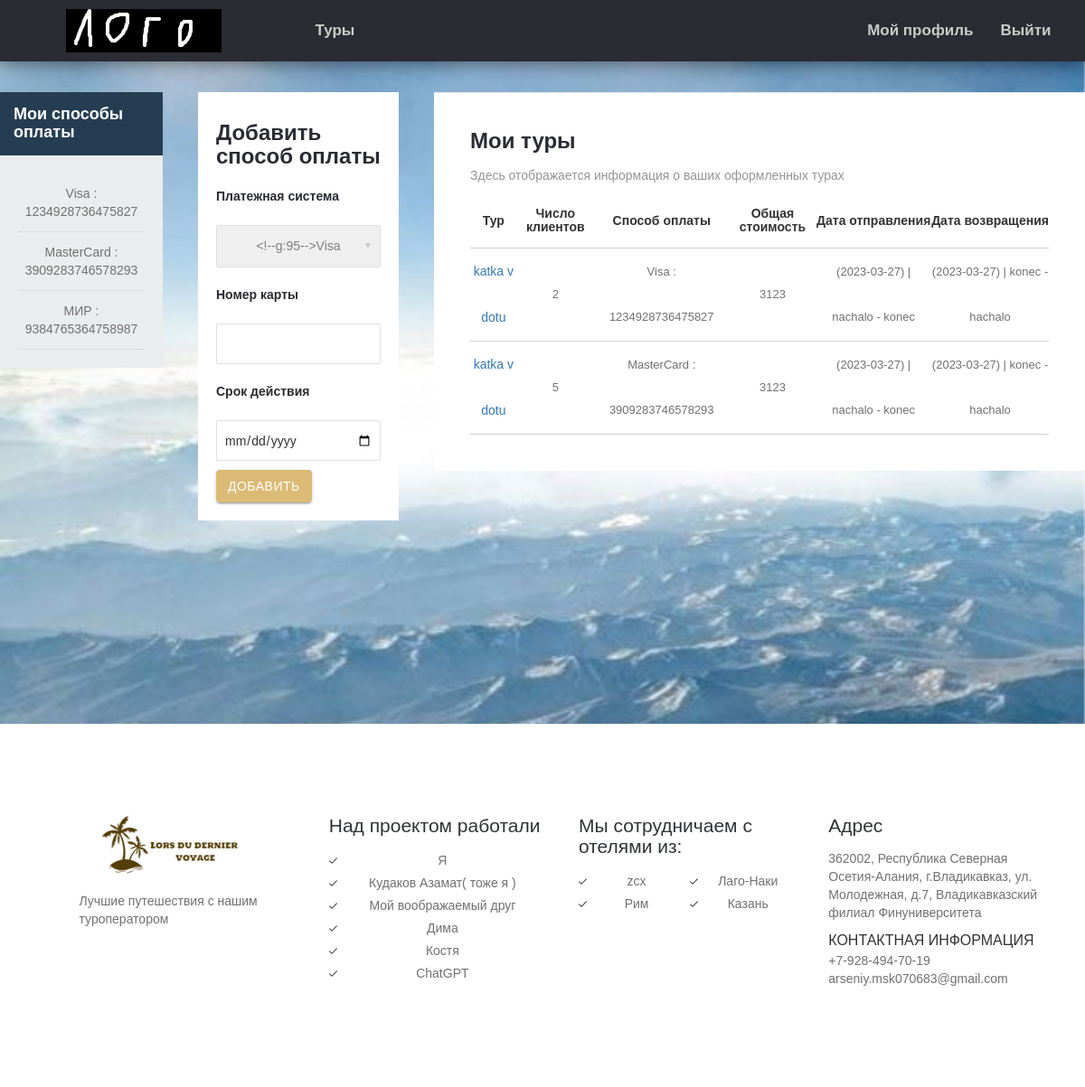
Screenshot of /profile/1 (signed in) with the database file from the repository.
### tours/models.py (models this page shows, shortened)
class Payment(models.Model):
    payment_system = models.CharField(max_length=30, verbose_name='Система оплаты', choices=payment_systems)
    card_number = models.CharField(validators=[car_number_valid], max_length=20, verbose_name='Номер карта')
    card_date = models.DateField(validators=[date_valid], verbose_name='Срок карты')
    client = models.ForeignKey(to=Clients, on_delete=models.CASCADE, verbose_name='Клиент')
    def __str__(self):
        return self.payment_system + " : " + self.card_number
    class Meta:
        ordering = ['client']
        verbose_name = 'Платежная информация'
        verbose_name_plural = 'Платежная информация'

class Tours(models.Model):
    name = models.CharField(max_length=255, verbose_name='Название')
    slug = models.SlugField(max_length=255, verbose_name='slug')
    description = models.TextField(verbose_name='Описание')
    city = models.CharField(max_length=255, verbose_name='Город/место')
    duration_days = models.IntegerField(verbose_name='длительность (дней)')
    max_adults = models.IntegerField(validators=[min_valid], verbose_name='максимум взрослых')
    max_kids = models.IntegerField(validators=[min_valid], verbose_name='масксимум детей')
    base_price = models.IntegerField(validators=[min_valid], verbose_name='Базовая стоимость')
    need_inter_pass = models.BooleanField(verbose_name='Нужен загранпаспорт')
    transit_in = models.OneToOneField(Transit, on_delete=models.PROTECT, related_name='transit_in_relate', verbose_name='Транспорт туда')
    transit_back = models.OneToOneField(Transit, on_delete=models.PROTECT, related_name='transit_back_relate', verbose_name='Транспорт обратно')
    main_image = models.ImageField(upload_to=tour_main_photo_location, verbose_name='Изображение', blank=True)
    hotel = models.ForeignKey(to=Hotels, on_delete=models.PROTECT, verbose_name='Отель')
    def get_absolute_url(self):
        return reverse('tour_details', kwargs={'tour_slug': self.slug})
    def __str__(self):
        return self.name
    class Meta:
        ordering = ['name']
        verbose_name = 'Тур'
        verbose_name_plural = 'Туры'

class Transit(models.Model):
    transit_id = models.CharField(max_length=255, verbose_name='Идентификатор транспорта')
    start_place = models.CharField(max_length=255, verbose_name='Начальная точка')
    end_place = models.CharField(max_length=255, verbose_name='Конечная точка')
    start_datetime = models.DateTimeField(verbose_name='Начальное время')
    end_datetime = models.DateTimeField(verbose_name='Конечное время')
    def __str__(self):
        return f"({self.start_datetime.date()}) | {self.start_place} - {self.end_place}"
    class Meta:
        verbose_name = 'Транспорт'
        verbose_name_plural = 'Транспорт'

class Hotels(models.Model):
    name = models.CharField(max_length=255, verbose_name='Название')
    slug = models.SlugField(max_length=255, verbose_name='slug')
    description = models.TextField(verbose_name='Описание')
    contact_info = models.CharField(max_length=100, verbose_name='Контактная информация')
    city = models.CharField(max_length=50, verbose_name='Город')
    rating = models.FloatField(validators=[min_valid], verbose_name='Рейтинг')
    food = models.CharField(max_length=50, verbose_name='Питание')
    main_image = models.ImageField(upload_to=hotel_main_photo_location, verbose_name='Изображение', blank=True)
    def get_absolute_url(self):
        return reverse('hotel_details', kwargs={'hotel_slug': self.slug})
    class Meta:
        ordering = ['name']
        verbose_name = 'Отель'
        verbose_name_plural = 'Отели'

### tours/views.py (the view, shortened to what this page needs)
# urls.py: path('profile/<int:user_id>', ProfileView.as_view(), name='profile')
class ProfileView(DataMixin, CreateView):
    form_class = PaymentForm
    template_name = 'tours/profile.html'
    success_url = reverse_lazy('index')
    def get(self, request, *args, **kwargs):
        if self.request.user.id != self.kwargs['user_id']:
            return redirect('index')
        return super().get(request, *args, **kwargs)
    def get_form_kwargs(self, *args, **kwargs):
        kwargs = super(ProfileView, self).get_form_kwargs()
        user = User.objects.get(pk=self.request.user.id)
        kwargs['client'] = Clients.objects.get(user=user)
        return kwargs
    def get_context_data(self, **kwargs):
        context = super(ProfileView, self).get_context_data(**kwargs)
        tours = Tours.objects.all()
        transit = Transit.objects.all()
        user = User.objects.get(pk=self.kwargs['user_id'])
        client = get_object_or_404(Clients, user=user)
        payments = Payment.objects.filter(client=client)
        bookings = Booking.objects.filter(client__user_id=self.request.user.id).\
                                    select_related('tour').\
                                    select_related('payment')
        context_bookings = []
        for book in bookings:
            tour = tours.select_related('transit_in').select_related('transit_back').get(id=book.tour.id)
            added = []
            added.append(tour)
            added.append(book.adults_count + book.kids_count)
            added.append(book.payment)
            added.append(book.total_price)
            added.append(transit.get(id=tour.transit_in.id))
            added.append(transit.get(id=tour.transit_back.id))
            context_bookings.append(added)
        dop_context = {
            'bookings': context_bookings,
            'payments': payments,
            'section_type': 'profile_sec',
            'title': 'Мой профиль'
        }
        c_def = self.get_user_context(**dop_context)
        context = dict(list(context.items()) + list(c_def.items()))
        return context

### tours/forms.py (shortened to what this page needs)
class PaymentForm(forms.ModelForm):
    payment_system = forms.ChoiceField(choices=payment_systems, label='Платежная система', widget=forms.Select())
    card_number = forms.CharField(label='Номер карты', validators=[car_number_valid])
    card_date = forms.DateField(label='Срок действия', widget=DateInput, validators=[date_valid])
    client = forms.ModelChoiceField(queryset=Clients.objects.none(), widget=forms.HiddenInput(), required=False)
    def __init__(self, *args, **kwargs):
        self.client_inp = kwargs.pop('client', None)
        super(PaymentForm, self).__init__(*args, **kwargs)
    class Meta:
        model = Payment
        fields = ('payment_system', 'card_number', 'card_date', 'client')

### tours/mixin.py (called while the page is built)
    def get_user_context(self, **kwargs):
        context = kwargs
        cities = Hotels.objects.all()[:6]
        context['cities'] = cities
        return context

### templates/tours/profile.html (shortened to what this page needs)
{% extends 'tours/base.html' %}
{% load static %}
{% block content %}
    <div class="dashboard">
        <div class="db-righ">
            <h4>Мои способы оплаты</h4>
            <ul style="text-align: center;">
                {% for payment in payments %}
                    <li>{{ payment }}</li>
                {% endfor %}
            </ul>
        </div>
        <div class="db-left">
            <div class="db-left-2">
               <div class="log-in-pop">
                    <div class="log-in-pop-right">
                        <h4>Добавить способ оплаты</h4>
                        <form class="s12" method="post">
                            {% for f in form.visible_fields %}
                                <div>
                                    <h5>{{ f.label }}</h5>
                                    <div class="input-field s12">
                                        {{ f }}
                                    </div>
                                </div>
                            {% endfor %}
                            <div>
                                <div class="input-field s4">
                                    <button type="submit" class="btn waves-effect waves-light">Добавить</button>
                                </div>
                            </div>
                        </form>
                    </div>
			    </div>
            </div>
        </div>
        <div class="db-cent">
            <div class="db-cent-3">
                <div class="db-cent-table db-com-table">
                    <div class="db-title">
                        <h3>Мои туры</h3>
                        <p>Здесь отображается информация о ваших оформленных турах</p>
                    </div>
                    <table class="bordered responsive-table">
                        <thead>
                            <tr>
                                <th>Тур</th>
                                <th>Число клиентов</th>
                                <th>Способ оплаты</th>
                                <th>Общая стоимость</th>
                                <th>Дата отправления</th>
                                <th>Дата возвращения</th>
                            </tr>
                        </thead>
                        <tbody>
                            {% for book in bookings %}
                            <tr>
                                <td><a href="{{book.0.get_absolute_url}}">{{ book.0|truncatechars:20 }}</a></td>
                                <td>{{ book.1 }}</td>
                                <td>{{ book.2 }}</td>
                                <td>{{ book.3 }}</td>
                                <td>{{ book.4 }}</td>
                                <td>{{ book.5 }}</td>
                            </tr>
                            {% endfor %}
                        </tbody>
                    </table>
                </div>
            </div>
        </div>
    </div>
{% endblock %}

### templates/tours/base.html (shortened to what this page needs)
{% load static %}
<!DOCTYPE html>
<html lang="en">
<head>
	<link rel="stylesheet" href="{% static 'css/font-awesome.min.css' %}">
	<link href="{% static 'css/materialize.css' %}" rel="stylesheet">
	<link href="{% static 'css/style.css' %}" rel="stylesheet">
	<link href="{% static 'css/bootstrap.css' %}" rel="stylesheet" type="text/css" />
</head>
<body>
	<section class="{{ section_type }}">
		<div class="menu-section">
			<div class="container">
				<div class="row">
					<div class="logo">
						<a href="{% url 'index' %}"><img src="{% static 'images/logo3.png' %}" alt="" />
						</a>
					</div>
					<div class="menu-bar">
						<ul class="left">
							<li class="left-li"><a href="{% url 'tours' %}">Туры</a></li>
						</ul>
						<ul style="text-align: right;">
							{% if user.is_authenticated %}
								<li><a href="{% url 'profile' user_id=user.id%}">Мой профиль</a>
								<li><a href="{% url 'logout' %}">Выйти</a></li>
							{% else %}
								<li><a href="{% url 'login' %}">Войти</a></li>
								<li><a href="{% url 'register' %}">Регистрация</a></li>
							{% endif %}
						</ul>
					</div>
				</div>
			</div>
		</div>
        {% block content %}
        {% endblock content %}
	</section>
	<footer class="site-footer clearfix">
	<div class="sidebar-container">
		<div class="sidebar-inner">
			<div class="widget-area clearfix">
				<div class="widget widget_azh_widget">
					<div>
						<div class="container">
							<div class="row">
								<div class="col-sm-12 col-md-3 foot-logo"> <img src="{% static 'images/logo1.png' %}" alt="logo">
									<p class="hasimg">Лучшие путешествия с нашим туроператором</p>
								</div>
								<div class="col-sm-12 col-md-3">
									<h4>Над проектом работали</h4>
									<ul class="one-column">
										<li>Я</li>
										<li>Кудаков Азамат( тоже я )</li>
										<li>Мой воображаемый друг</li>
										<li>Дима</li>
										<li>Костя</li>
                                        <li>ChatGPT</li>
									</ul>
								</div>
								<div class="col-sm-12 col-md-3">
									<h4>Мы сотрудничаем с отелями из:</h4>
									<ul class="two-columns">
										{% for tour in cities %}
											<li><a href="{{ tour.get_absolute_url }}">{{ tour.city }}</a>
											</li>
										{% endfor %}
									</ul>
								</div>
								<div class="col-sm-12 col-md-3">
									<h4>Адрес</h4>
									<p>362002, Республика Северная Осетия-Алания, г.Владикавказ, ул. Молодежная, д.7, Владикавказский филиал Финуниверситета</p>
									<p> <span class="foot-phone">Контактная информация</span> <span>+7-928-494-70-19</span>
									<span>arseniy.msk070683@gmail.com</span> </p>
								</div>
							</div>
						</div>
					</div>
				</div>
			</div>
		</div>
	</div>
</footer>
</body>
</html>

### templates/tours/profile.html (style rules this page uses)
.log-in-pop { position: relative; overflow: hidden; background: #fff; width: 74%; margin: 0 auto; }

### rows the page displays
Payment: payment_system+card_number "Visa : 1234928736475827"
Payment: payment_system+card_number "MasterCard : 3909283746578293"
Payment: payment_system+card_number "МИР : 9384765364758987"
Tours: name "katka v dotu", transit_back "2", card_number "Visa : 1234928736475827", book "3123", end_place "(2023-03-27) | nachalo - konec", end_place "(2023-03-27) | konec - hachalo", max_kids "5", card_number "MasterCard : 3909283746578293"
Hotels: city "zcx"
Hotels: city "Лаго-Наки"
Hotels: city "Рим"
Hotels: city "Казань"

### other values shown
{{ f.label }} "Платежная система" "Номер карты" "Срок действия"
